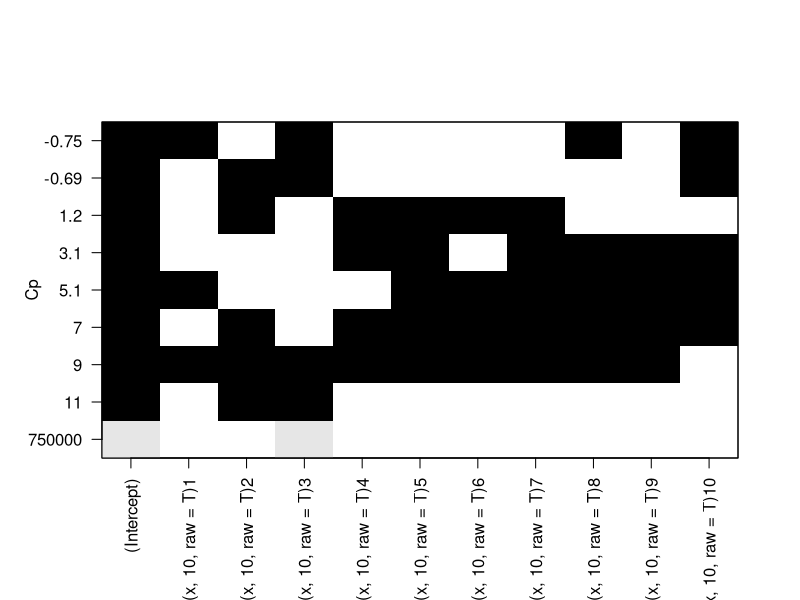
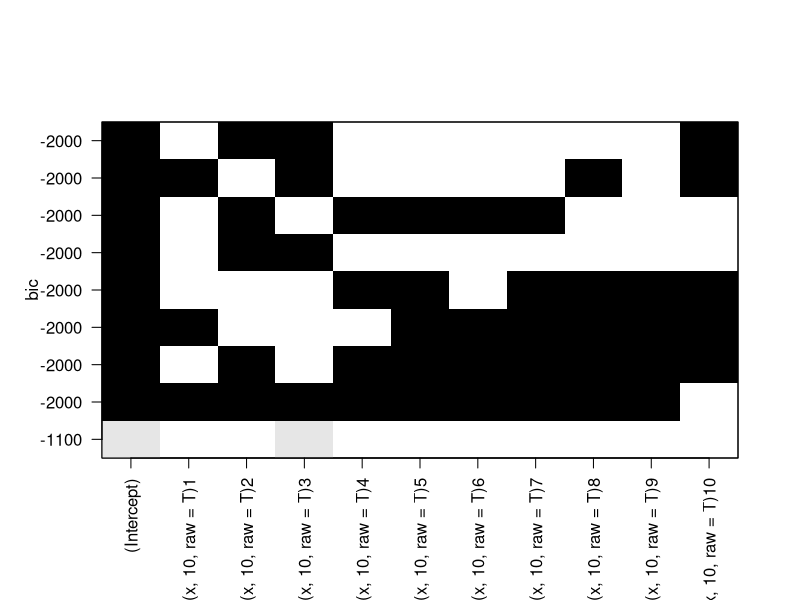
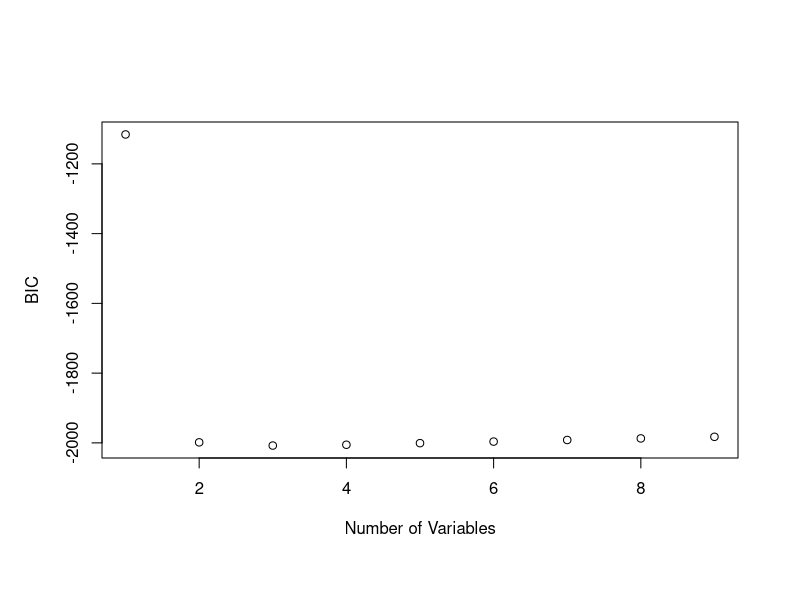
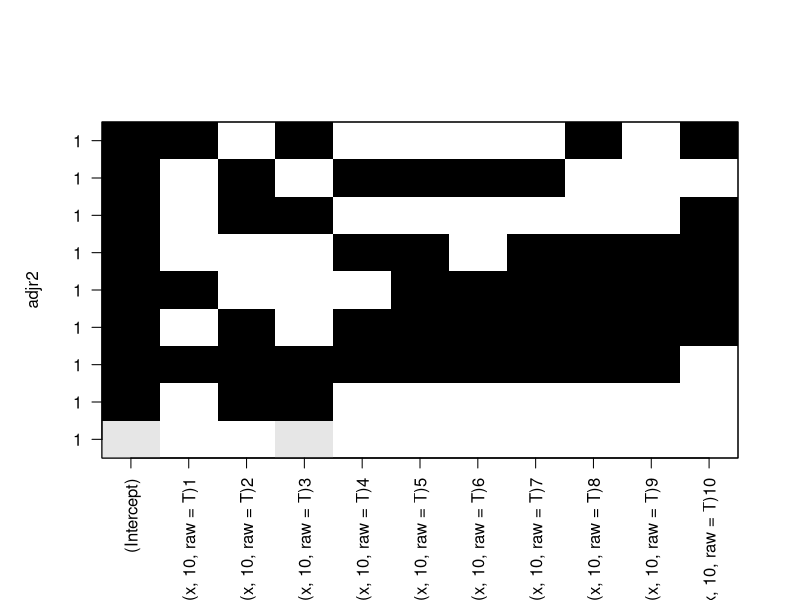
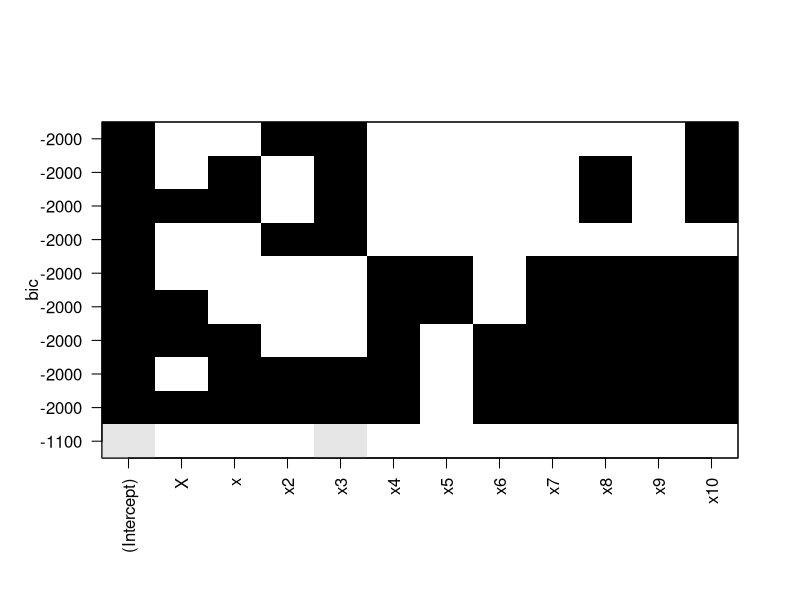
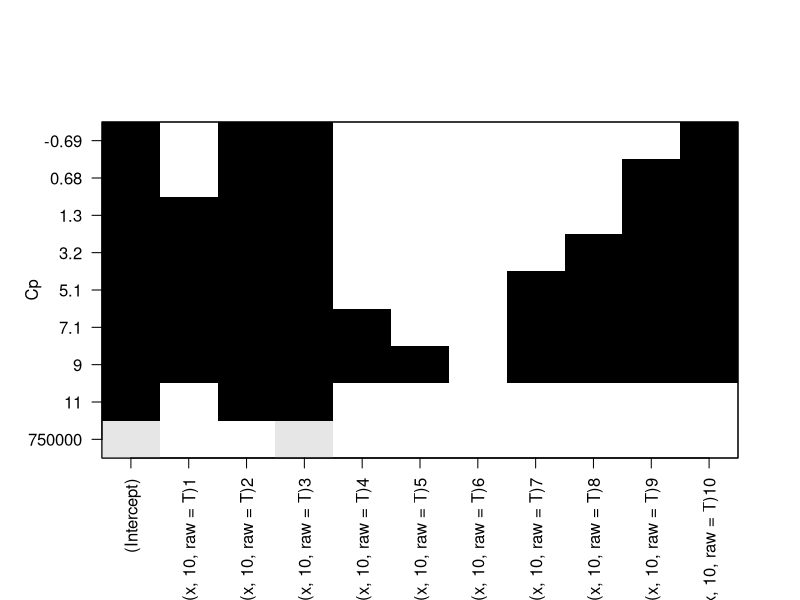
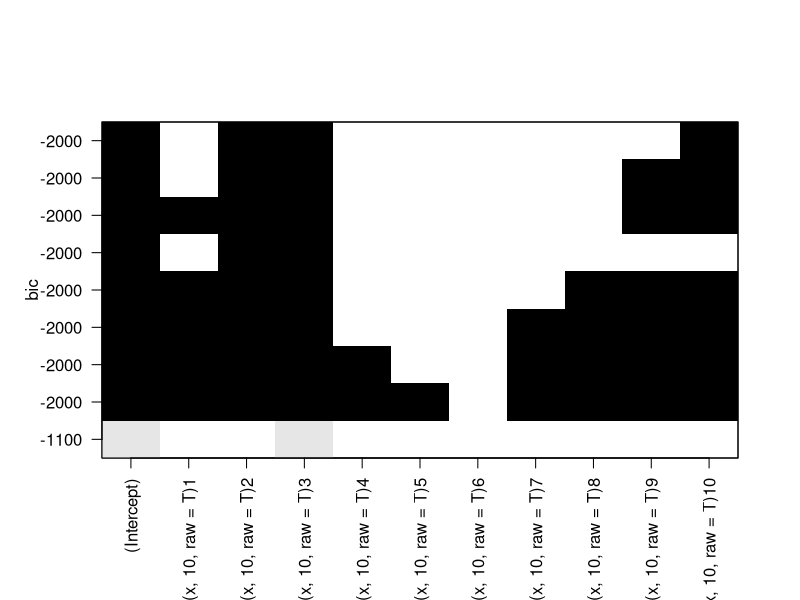
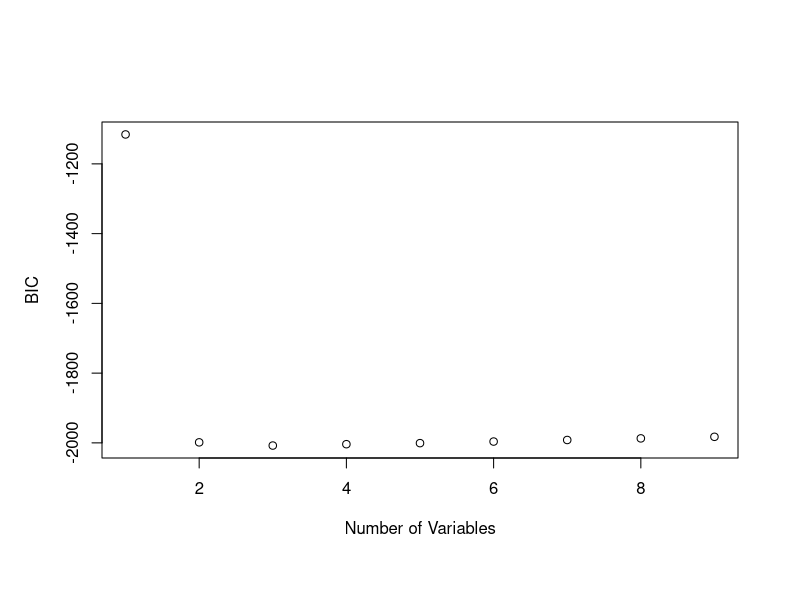

The R script that drew these images, in order:
## ---- chunk 1
knitr::opts_chunk$set(echo = TRUE)
knitr::opts_chunk$set(error =  TRUE)
## ---- chunk 2
set.seed(1)
x <- rnorm(100, 10, 1)
e <- rnorm(100, 1, .1)
## ---- chunk 3
B0 <- 5
B1 <- 6
B2 <- 7
B3 <- 8
y <- B0 + B1*x + B2*(x^2) + B3*(x^3) + e
## ---- chunk 4
library(leaps)
data <- data.frame(x, y)
data.best <- regsubsets(y ~ poly(x, 10, raw=T), data = data, nvmax = 10)
summary(data.best)
best.summary <- summary(data.best)
plot(data.best, scale="Cp")
which.min(best.summary$Cp)
plot(data.best, scale="bic")
plot(best.summary$bic,xlab="Number of Variables",ylab="BIC")
which.min(best.summary$bic)
plot(data.best, scale="adjr2")
which.max(best.summary$adjr2)
coef(data.best,3)
## ---- chunk 5
data2 <- read.csv("data.csv",header=TRUE)
data2.best <- regsubsets(y ~ ., data = data2, nvmax=10)
summary(data2.best)
data2.best.summary <- summary(data2.best)
which.min(data2.best.summary$bic)
plot(data2.best, scale="bic")
which.max(data2.best.summary$adjr2)
## ---- chunk 6
data.forward <- regsubsets(y ~ poly(x, 10, raw=T), data = data, nvmax = 10, method = "forward")
summary(data.forward)
forward.summary <- summary(data.forward)
plot(data.forward, scale="Cp")
which.min(forward.summary$Cp)
plot(data.forward, scale="bic")
plot(forward.summary$bic,xlab="Number of Variables",ylab="BIC")
which.min(forward.summary$bic)
plot(data.forward, scale="adjr2")
which.max(forward.summary$adjr2)
coef(data.forward,3)
